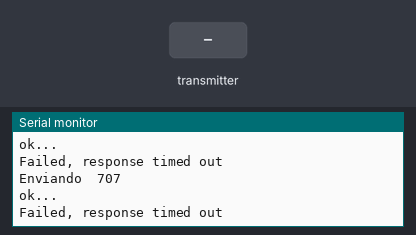
Simulated run of this sketch. Board: Arduino Uno, built with avr-gcc and run on an emulated ATmega328P. On the bench: the last lines printed to the serial monitor. Inputs (shaded band) come from the test bench. No radio packets arrive unless stated.

Above: at 1.2 s.
1.3 s: the transmitter starts sending got_time = 0
At 1.73 s:
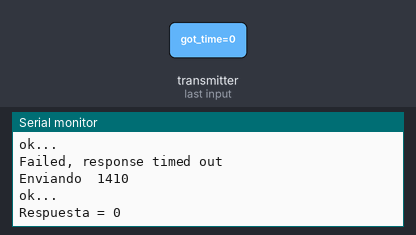
3.4 s: the transmitter starts sending got_time = 256
At 3.74 s:
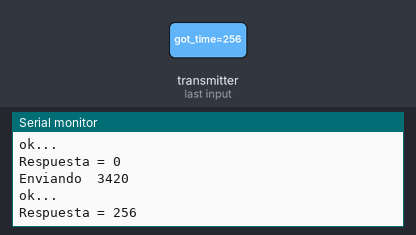
Timing chart, 0 to 6.4 s (numbered marks = the images above; inputs shaded):
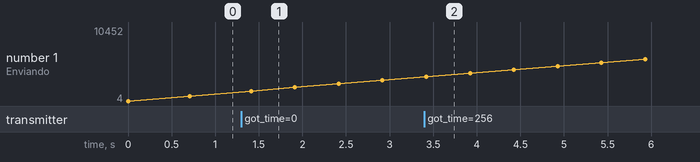

Measured:
- after the input at 1.3 s, the serial monitor: prints a new line after 0.14 s (image 1)
- after the input at 3.4 s, the serial monitor: prints a new line at once (image 2)
- plotted number 1: 707 → 2917 after the input at 1.3 s, 2917 → 10452 after the input at 3.4 s

The sketch:

pulsadores.ino
```cpp
#include <SPI.h>
#include "nRF24L01.h"
#include "RF24.h"

//
// Hardware configuration
// Set up nRF24L01 radio on SPI bus plus pins 9 & 10
RF24 radio(9,10);

// Topology
// Radio pipe addresses for the 2 nodes to communicate.
const uint64_t pipes[2] = { 0xF0F0F0F0E1LL, 0xF0F0F0F0D2LL };

void setup(void)
{

 pinMode(10, OUTPUT);
  Serial.begin(9600);

  radio.begin();

  // optionally, increase the delay between retries & # of retries
  radio.setRetries(15,15);

  // optionally, reduce the payload size.  seems to
  // improve reliability
  //radio.setPayloadSize(8);

  // Open pipes to other nodes for communication
  radio.openWritingPipe(pipes[0]);
  radio.openReadingPipe(1,pipes[1]);
}

void loop(void)
{

    // First, stop listening so we can talk.
    radio.stopListening();

    // Take the time, and send it.  This will block until complete
    unsigned long time = millis();
    Serial.print("Enviando  ");
    Serial.println(time);
    bool ok = radio.write( &time, sizeof(unsigned long) );

    if (ok){
      Serial.println("ok...");}
    else{
      Serial.println("failed");}

    // Now, continue listening
    radio.startListening();

    // Wait here until we get a response, or timeout (250ms)
    unsigned long started_waiting_at = millis();
    bool timeout = false;
    while ( ! radio.available() && ! timeout ){
      if (millis() - started_waiting_at > 200 ){timeout = true;}
    }
    // Describe the results
    if ( timeout )
    {
      Serial.println("Failed, response timed out");
    }
    else
    {
      // Grab the response, compare, and send to debugging spew
      unsigned long got_time;
      radio.read( &got_time, sizeof(unsigned long) );

      // Spew it
      Serial.print("Respuesta = ");
      Serial.println(got_time);
    }

    // Try again 1s later
    delay(500);

}
```
